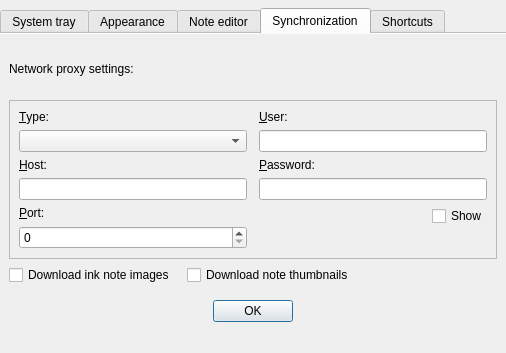
<?xml version="1.0" encoding="UTF-8"?>
<ui version="4.0">
 <class>PreferencesDialog</class>
 <widget class="QDialog" name="PreferencesDialog">
  <property name="geometry">
   <rect>
    <x>0</x>
    <y>0</y>
    <width>506</width>
    <height>353</height>
   </rect>
  </property>
  <property name="windowTitle">
   <string>Dialog</string>
  </property>
  <layout class="QVBoxLayout" name="verticalLayout">
   <property name="leftMargin">
    <number>0</number>
   </property>
   <property name="topMargin">
    <number>8</number>
   </property>
   <property name="rightMargin">
    <number>0</number>
   </property>
   <item>
    <widget class="QTabWidget" name="preferencesTabWidget">
     <property name="tabPosition">
      <enum>QTabWidget::North</enum>
     </property>
     <property name="tabShape">
      <enum>QTabWidget::Rounded</enum>
     </property>
     <property name="currentIndex">
      <number>3</number>
     </property>
     <property name="documentMode">
      <bool>true</bool>
     </property>
     <widget class="QWidget" name="systemTrayTab">
      <attribute name="title">
       <string>System tray</string>
      </attribute>
      <layout class="QVBoxLayout" name="verticalLayout_2">
       <item>
        <widget class="QCheckBox" name="showSystemTrayIconCheckBox">
         <property name="text">
          <string>Show system tray icon</string>
         </property>
        </widget>
       </item>
       <item>
        <widget class="QCheckBox" name="closeToTrayCheckBox">
         <property name="text">
          <string>Close to tray</string>
         </property>
        </widget>
       </item>
       <item>
        <widget class="QCheckBox" name="minimizeToTrayCheckBox">
         <property name="text">
          <string>Minimize to tray</string>
         </property>
        </widget>
       </item>
       <item>
        <widget class="QCheckBox" name="startFromTrayCheckBox">
         <property name="text">
          <string>Start minimized to tray</string>
         </property>
        </widget>
       </item>
       <item>
        <layout class="QGridLayout" name="trayMouseButtonsClickActionsGridLayout">
         <item row="0" column="0">
          <widget class="QLabel" name="traySingleClickActionLabel">
           <property name="text">
            <string>Tray single click action:</string>
           </property>
           <property name="alignment">
            <set>Qt::AlignRight|Qt::AlignTrailing|Qt::AlignVCenter</set>
           </property>
          </widget>
         </item>
         <item row="0" column="1">
          <widget class="QComboBox" name="traySingleClickActionComboBox">
           <property name="sizePolicy">
            <sizepolicy hsizetype="Expanding" vsizetype="Fixed">
             <horstretch>0</horstretch>
             <verstretch>0</verstretch>
            </sizepolicy>
           </property>
           <property name="minimumSize">
            <size>
             <width>300</width>
             <height>0</height>
            </size>
           </property>
          </widget>
         </item>
         <item row="1" column="0">
          <widget class="QLabel" name="trayMiddleClickActionLabel">
           <property name="text">
            <string>Tray middle click action:</string>
           </property>
           <property name="alignment">
            <set>Qt::AlignRight|Qt::AlignTrailing|Qt::AlignVCenter</set>
           </property>
          </widget>
         </item>
         <item row="1" column="1">
          <widget class="QComboBox" name="trayMiddleClickActionComboBox">
           <property name="sizePolicy">
            <sizepolicy hsizetype="Expanding" vsizetype="Fixed">
             <horstretch>0</horstretch>
             <verstretch>0</verstretch>
            </sizepolicy>
           </property>
           <property name="minimumSize">
            <size>
             <width>300</width>
             <height>0</height>
            </size>
           </property>
          </widget>
         </item>
         <item row="2" column="0">
          <widget class="QLabel" name="trayDoubleClickActionLabel">
           <property name="text">
            <string>Tray double click action:</string>
           </property>
           <property name="alignment">
            <set>Qt::AlignRight|Qt::AlignTrailing|Qt::AlignVCenter</set>
           </property>
          </widget>
         </item>
         <item row="2" column="1">
          <widget class="QComboBox" name="trayDoubleClickActionComboBox">
           <property name="sizePolicy">
            <sizepolicy hsizetype="Expanding" vsizetype="Fixed">
             <horstretch>0</horstretch>
             <verstretch>0</verstretch>
            </sizepolicy>
           </property>
           <property name="minimumSize">
            <size>
             <width>300</width>
             <height>0</height>
            </size>
           </property>
          </widget>
         </item>
        </layout>
       </item>
      </layout>
     </widget>
     <widget class="QWidget" name="appearanceTab">
      <attribute name="title">
       <string>Appearance</string>
      </attribute>
      <widget class="QWidget" name="layoutWidget">
       <property name="geometry">
        <rect>
         <x>10</x>
         <y>20</y>
         <width>481</width>
         <height>56</height>
        </rect>
       </property>
       <layout class="QGridLayout" name="IconThemePanelStyleGridLayout">
        <item row="0" column="0">
         <widget class="QLabel" name="iconThemeLabel">
          <property name="text">
           <string>Icon theme:</string>
          </property>
          <property name="alignment">
           <set>Qt::AlignRight|Qt::AlignTrailing|Qt::AlignVCenter</set>
          </property>
         </widget>
        </item>
        <item row="0" column="1">
         <widget class="QComboBox" name="iconThemeComboBox">
          <property name="sizePolicy">
           <sizepolicy hsizetype="Expanding" vsizetype="Fixed">
            <horstretch>0</horstretch>
            <verstretch>0</verstretch>
           </sizepolicy>
          </property>
          <property name="minimumSize">
           <size>
            <width>300</width>
            <height>0</height>
           </size>
          </property>
         </widget>
        </item>
        <item row="1" column="0">
         <widget class="QLabel" name="panelStyleLabel">
          <property name="text">
           <string>Panel style:</string>
          </property>
          <property name="alignment">
           <set>Qt::AlignRight|Qt::AlignTrailing|Qt::AlignVCenter</set>
          </property>
         </widget>
        </item>
        <item row="1" column="1">
         <widget class="QComboBox" name="panelStyleComboBox">
          <property name="sizePolicy">
           <sizepolicy hsizetype="Expanding" vsizetype="Fixed">
            <horstretch>0</horstretch>
            <verstretch>0</verstretch>
           </sizepolicy>
          </property>
          <property name="minimumSize">
           <size>
            <width>300</width>
            <height>0</height>
           </size>
          </property>
         </widget>
        </item>
       </layout>
      </widget>
      <widget class="QCheckBox" name="showNoteThumbnailsCheckBox">
       <property name="geometry">
        <rect>
         <x>20</x>
         <y>90</y>
         <width>471</width>
         <height>21</height>
        </rect>
       </property>
       <property name="text">
        <string>Show note thumbnails</string>
       </property>
      </widget>
     </widget>
     <widget class="QWidget" name="noteEditorTab">
      <attribute name="title">
       <string>Note editor</string>
      </attribute>
      <widget class="QCheckBox" name="limitedFontsCheckBox">
       <property name="geometry">
        <rect>
         <x>20</x>
         <y>10</y>
         <width>441</width>
         <height>21</height>
        </rect>
       </property>
       <property name="text">
        <string>Use only fonts compatible with Evernote web client</string>
       </property>
      </widget>
     </widget>
     <widget class="QWidget" name="syncTab">
      <attribute name="title">
       <string>Synchronization</string>
      </attribute>
      <layout class="QVBoxLayout" name="verticalLayout_4">
       <item>
        <layout class="QVBoxLayout" name="syncTabVerticalLayout">
         <item>
          <widget class="QLabel" name="networkProxyLabel">
           <property name="text">
            <string>Network proxy settings:</string>
           </property>
           <property name="buddy">
            <cstring>preferencesTabWidget</cstring>
           </property>
          </widget>
         </item>
         <item>
          <widget class="QFrame" name="networkProxyFrame">
           <property name="frameShape">
            <enum>QFrame::StyledPanel</enum>
           </property>
           <property name="frameShadow">
            <enum>QFrame::Raised</enum>
           </property>
           <layout class="QGridLayout" name="gridLayout">
            <property name="horizontalSpacing">
             <number>12</number>
            </property>
            <item row="0" column="0">
             <widget class="QLabel" name="networkProxyTypeLabel">
              <property name="text">
               <string>&amp;Type:</string>
              </property>
              <property name="buddy">
               <cstring>networkProxyTypeComboBox</cstring>
              </property>
             </widget>
            </item>
            <item row="0" column="1">
             <widget class="QLabel" name="networkProxyUserLabel">
              <property name="text">
               <string>&amp;User:</string>
              </property>
              <property name="buddy">
               <cstring>networkProxyUserLineEdit</cstring>
              </property>
             </widget>
            </item>
            <item row="1" column="0">
             <widget class="QComboBox" name="networkProxyTypeComboBox"/>
            </item>
            <item row="1" column="1">
             <widget class="QLineEdit" name="networkProxyUserLineEdit"/>
            </item>
            <item row="2" column="0">
             <widget class="QLabel" name="networkProxyHostLabel">
              <property name="text">
               <string>&amp;Host:</string>
              </property>
              <property name="buddy">
               <cstring>networkProxyHostLineEdit</cstring>
              </property>
             </widget>
            </item>
            <item row="2" column="1">
             <widget class="QLabel" name="networkProxyPasswordLabel">
              <property name="text">
               <string>&amp;Password:</string>
              </property>
              <property name="buddy">
               <cstring>networkProxyPasswordLineEdit</cstring>
              </property>
             </widget>
            </item>
            <item row="3" column="0">
             <widget class="QLineEdit" name="networkProxyHostLineEdit"/>
            </item>
            <item row="3" column="1">
             <widget class="QLineEdit" name="networkProxyPasswordLineEdit">
              <property name="echoMode">
               <enum>QLineEdit::Password</enum>
              </property>
             </widget>
            </item>
            <item row="4" column="0">
             <widget class="QLabel" name="networkProxyPortLabel">
              <property name="text">
               <string>&amp;Port:</string>
              </property>
              <property name="buddy">
               <cstring>networkProxyPortSpinBox</cstring>
              </property>
             </widget>
            </item>
            <item row="4" column="1" rowspan="2">
             <layout class="QVBoxLayout" name="networkProxyPasswordShowVerticalLayout">
              <item>
               <layout class="QHBoxLayout" name="networkProxyPasswordShowHorizontalLayout">
                <item>
                 <spacer name="networkProxyPasswordShowHorizontalSpacer">
                  <property name="orientation">
                   <enum>Qt::Horizontal</enum>
                  </property>
                  <property name="sizeHint" stdset="0">
                   <size>
                    <width>148</width>
                    <height>20</height>
                   </size>
                  </property>
                 </spacer>
                </item>
                <item>
                 <widget class="QCheckBox" name="networkProxyPasswordShowCheckBox">
                  <property name="text">
                   <string>Show</string>
                  </property>
                 </widget>
                </item>
               </layout>
              </item>
              <item>
               <spacer name="networkProxyPasswordVerticalSpacer">
                <property name="orientation">
                 <enum>Qt::Vertical</enum>
                </property>
                <property name="sizeHint" stdset="0">
                 <size>
                  <width>218</width>
                  <height>17</height>
                 </size>
                </property>
               </spacer>
              </item>
             </layout>
            </item>
            <item row="5" column="0">
             <widget class="QSpinBox" name="networkProxyPortSpinBox"/>
            </item>
           </layout>
          </widget>
         </item>
         <item>
          <layout class="QHBoxLayout" name="downloadOptionsHorizontalLayout">
           <property name="spacing">
            <number>12</number>
           </property>
           <item>
            <widget class="QCheckBox" name="downloadInkNoteImagesCheckBox">
             <property name="text">
              <string>Download ink note images</string>
             </property>
            </widget>
           </item>
           <item>
            <widget class="QCheckBox" name="downloadNoteThumbnailsCheckBox">
             <property name="text">
              <string>Download note thumbnails</string>
             </property>
            </widget>
           </item>
           <item>
            <spacer name="downloadOptionsHorizontalSpacer">
             <property name="orientation">
              <enum>Qt::Horizontal</enum>
             </property>
             <property name="sizeHint" stdset="0">
              <size>
               <width>40</width>
               <height>20</height>
              </size>
             </property>
            </spacer>
           </item>
          </layout>
         </item>
        </layout>
       </item>
      </layout>
     </widget>
     <widget class="QWidget" name="shortcutsTab">
      <attribute name="title">
       <string>Shortcuts</string>
      </attribute>
      <layout class="QVBoxLayout" name="verticalLayout_3">
       <item>
        <widget class="ShortcutSettingsWidget" name="shortcutSettingsWidget" native="true"/>
       </item>
      </layout>
     </widget>
    </widget>
   </item>
   <item>
    <layout class="QHBoxLayout" name="okPushButtonHorizontalLayout">
     <item>
      <spacer name="okPushButtonLeftSpacer">
       <property name="orientation">
        <enum>Qt::Horizontal</enum>
       </property>
       <property name="sizeHint" stdset="0">
        <size>
         <width>40</width>
         <height>20</height>
        </size>
       </property>
      </spacer>
     </item>
     <item>
      <widget class="QPushButton" name="okPushButton">
       <property name="text">
        <string>OK</string>
       </property>
      </widget>
     </item>
     <item>
      <spacer name="okPushButtonRightSpacer">
       <property name="orientation">
        <enum>Qt::Horizontal</enum>
       </property>
       <property name="sizeHint" stdset="0">
        <size>
         <width>40</width>
         <height>20</height>
        </size>
       </property>
      </spacer>
     </item>
    </layout>
   </item>
   <item>
    <widget class="QLabel" name="statusTextLabel"/>
   </item>
  </layout>
 </widget>
 <customwidgets>
  <customwidget>
   <class>ShortcutSettingsWidget</class>
   <extends>QWidget</extends>
   <header location="global">dialogs/shortcut_settings/ShortcutSettingsWidget.h</header>
   <container>1</container>
  </customwidget>
 </customwidgets>
 <resources/>
 <connections/>
</ui>
